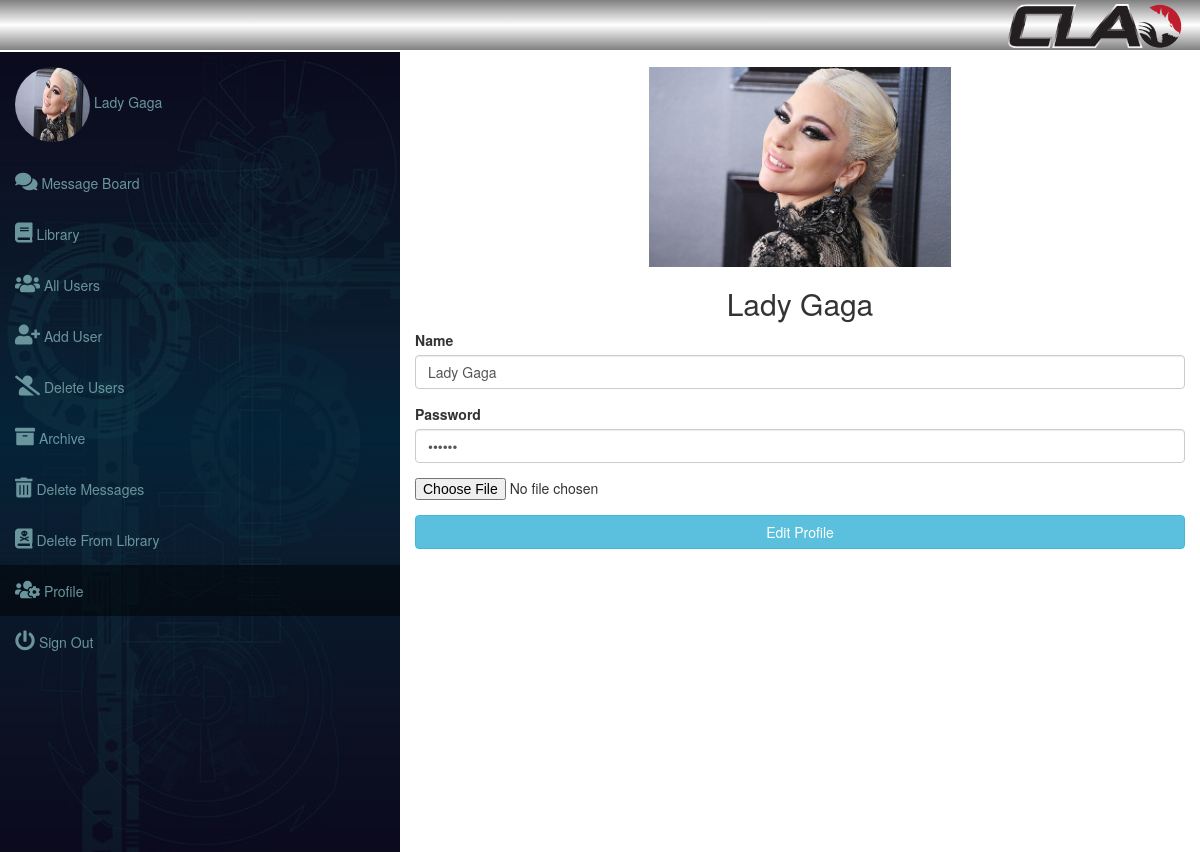
/profile.php (signed in), run on the app's committed database.
### tables this page shows
CREATE TABLE `users` (
  `id` int(11) NOT NULL,
  `user_level` tinyint(1) NOT NULL DEFAULT '0',
  `name` varchar(100) NOT NULL,
  `user_name` varchar(100) NOT NULL,
  `password` varchar(255) NOT NULL,
  `photo` text NOT NULL
);

### profile.php (the view, shortened to what this page needs)
<?php
include "includes/db.php";
$user_name = $_SESSION['username'];
?>
<!DOCTYPE html>
<html lang="en">
<head>
	<link rel="stylesheet" media="screen" href="https://cdnjs.cloudflare.com/ajax/libs/twitter-bootstrap/3.3.5/css/bootstrap.min.css">
	<link rel="stylesheet" href="https://use.fontawesome.com/releases/v5.5.0/css/all.css">
	<link rel="stylesheet" href="css/style.css">
	<link rel="stylesheet" href="css/user_profile.css">
</head>
<body>
	<div class="container-fluid">
       <div class="row header">
          <div class="col-xs-12">
             <img src="images/cla.png" alt="">
          </div>
      </div>
        <div id="content" class="row">
<?php include "includes/dashboard_controls.php"; ?>
          <?php
           $get_user_info_query = "SELECT * FROM users WHERE user_name = '$user_name'";
            $result = mysqli_query($connection, $get_user_info_query);
            $row = mysqli_fetch_assoc($result);
            ?>
            <div id="user_profile" class="col-xs-8">
            <img src="images/<?php echo $row['photo']; ?>">
            <h2><?php echo $row['name']; ?></h2>
             <form action="" method="post" enctype="multipart/form-data">
                 <div class="form-group">
                     <label for="name">Name</label>
                     <input value="<?php echo $row['name']; ?>" name="name" type="text" class="form-control" required>
                 </div>
                 <div class="form-group">
                     <label for="user_password">Password</label>
                     <input value="<?php echo $row['password']; ?>" name="user_password" type="password" class="form-control" required>
                 </div>
                 <div class="form-group">
                     <input name="user_photo" type="file">
                 </div>
                 <div class="form-group">
                     <input name="edit_user_profile" class="btn btn-info btn-block" type="submit" value="Edit Profile">
                 </div>
             </form>
            </div>
        </div>
	</div>
</body>
</html>

### includes/dashboard_controls.php
<?php
    $dashboard_user_name = $_SESSION['username'];
    $dashboard_query = "SELECT * FROM users WHERE user_name = '$dashboard_user_name'";
    $dashboard_result = mysqli_query($connection, $dashboard_query);
    $dashboard_row = mysqli_fetch_assoc($dashboard_result);
?>
<div id="user_dashboard" class="col-xs-4">
  <div id="dashboard_inner_wrapper">
  <ul>
      <li><img src="images/<?php echo $dashboard_row['photo']; ?>" alt=""> <?php echo $_SESSION['name']; ?></li>
      <a href="connect.php"><li id="connect_link"><i class="fas fa-comments"></i> Message Board</li></a>
      <a href="library.php"><li id="library_link"><i class="fas fa-book"></i> Library</li></a>
      <a href="all_users.php"><li id="all_users_link"><i class="fas fa-users"></i> All Users</li></a>
      <?php if($_SESSION['user_level'] == 1) : ?>
      <a href="add_user.php"><li id="add_user_link"><i class="fas fa-user-plus"></i> Add User</li></a>
      <a href="delete_users.php"><li id="delete_users_link"><i class="fas fa-user-slash"></i> Delete Users</li></a>
      <a target="_blank" href="archive.php"><li><i class="fas fa-archive"></i> Archive</li></a>
      <a href="delete_messages.php"><li id="delete_messages_link"><i class="fas fa-trash-alt"></i> Delete Messages</li></a>
      <a href="delete_from_library.php"><li id="delete_from_library_link"><i class="fas fa-book-dead"></i> Delete From Library</li></a>
      <?php endif; ?>
      <a href="profile.php"><li id="profile_link"><i class="fas fa-users-cog"></i> Profile</li></a>
      <a href="sign_out.php"><li><i class="fas fa-power-off"></i> Sign Out</li></a>
  </ul>
    </div>
</div>

### css/style.css (style rules this page uses)
.header { border-bottom: 2px solid #fff; margin-bottom: 0 px; background: linear-gradient(gray, white, gray); text-align: right; }
.header img { height: 50px; margin: 0 !important; padding: 0 !important; }
.container-fluid { height: 100%; }
body, html { padding: 0; margin: 0; height: 100%; }
body { background: #fff; }
i { font-size: 20px; }
#user_dashboard { padding: 0; background: url("../images/geometric-1732847_640.jpg"); background-size: cover; height: 100%; min-height: 700px; overflow: auto; }
#user_dashboard img { height: 75px; width: 75px; border-radius: 100%; }
#user_dashboard ul { height: 100% !important; background: rgba(0,0,0,.7); margin: 0; padding: 0; list-style-type: none; color: #6A959D; }
#user_dashboard li { padding-top: 15px; padding-bottom: 15px; padding-left: 15px; margin: 0 !important; }
#user_dashboard a { margin: 0; }
#user_dashboard a { color: #6A959D; text-decoration: none; }
#user_dashboard li { margin-bottom: 25px; }
#dashboard_inner_wrapper { overflow: auto; height: 100%; }
#content { height: 100%; }
input { margin-bottom: 15px; }

### css/user_profile.css (style rules this page uses)
#user_profile { padding-top: 15px; }
#user_profile img { height: 200px; display: block; margin: auto; }
#user_profile h2 { text-align: center; }

### data on the page
users: photo (picture), name "Lady Gaga"

### other printed values
$_SESSION['name'] "Lady Gaga"
